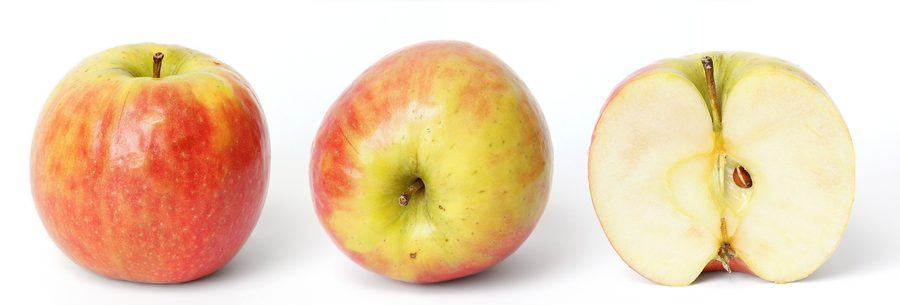
#> input picture assets/crop_images/apple.jpg, 900 x 305 px
$ python -i image_quality.py   (imports and definitions only)   (older library calls are emulated)
#> lines starting #> are read from the running program, lines starting #| are printed output that depends on the picture; after the words box and inside, x2 and y2 are one past the last pixel; in counts of white or black regions, pixels touching at a corner belong together
#> further down, picture is the input picture: shape (305, 900, 3); mean B, G, R 181.7, 212.2, 238.4
"""
Pre-diagnosis image quality gate.

Runs cheap, single-pass checks before the image is handed to the disease
detector. Catches the failure modes that make any prediction (CNN or
heuristic) unreliable: blur, bad exposure, too-small images, and photos that
don't appear to contain plant material at all. When a check fails we tell the
farmer what's wrong instead of returning a guess built on unusable input.
"""
from dataclasses import dataclass, field

import cv2
import numpy as np

MIN_DIMENSION_PX = 128
BLUR_VARIANCE_THRESHOLD = 45.0
DARK_MEAN_THRESHOLD = 35.0
BRIGHT_MEAN_THRESHOLD = 235.0
MIN_PLANT_COLOR_FRACTION = 0.10

# Broad vegetation-like hue band covering healthy green through the
# yellow/brown tones of common leaf symptoms (OpenCV H range 0-179). The
# saturation floor of 45 is high enough to exclude desaturated/noisy neutral
# surfaces (walls, sky, skin) that would otherwise drift into this hue band.
_PLANT_HUE_LO = np.array((0, 45, 15))
_PLANT_HUE_HI = np.array((95, 255, 245))
# Necrotic/black-spot lesions are often low-saturation near-black, so they'd
# be missed by the saturation floor above — catch them via low brightness
# regardless of hue/saturation instead.
_DARK_LESION_LO = np.array((0, 0, 0))
_DARK_LESION_HI = np.array((179, 255, 70))


@dataclass
class ImageQualityResult:
    is_acceptable: bool
    issues: list = field(default_factory=list)
    blur_score: float = 0.0
    brightness: float = 0.0
    plant_color_fraction: float = 0.0


ISSUE_MESSAGES = {
    "low_resolution": "Image resolution is too small to analyze reliably. Please upload a larger photo.",
    "blurry": "Image appears blurry or out of focus. Please hold the camera steady and retake the photo.",
    "too_dark": "Image is too dark to analyze. Please retake the photo in better lighting.",
    "overexposed": "Image is overexposed (too bright/washed out). Please avoid direct glare and retake the photo.",
    "no_plant_detected": "This image doesn't appear to contain a plant leaf or crop. Please upload a clear photo of the affected plant.",
}


def assess(image_bgr: np.ndarray) -> ImageQualityResult:
    issues: list[str] = []
    height, width = image_bgr.shape[:2]
#> height = 305; width = 900

    if min(height, width) < MIN_DIMENSION_PX:
        issues.append("low_resolution")

    gray = cv2.cvtColor(image_bgr, cv2.COLOR_BGR2GRAY)
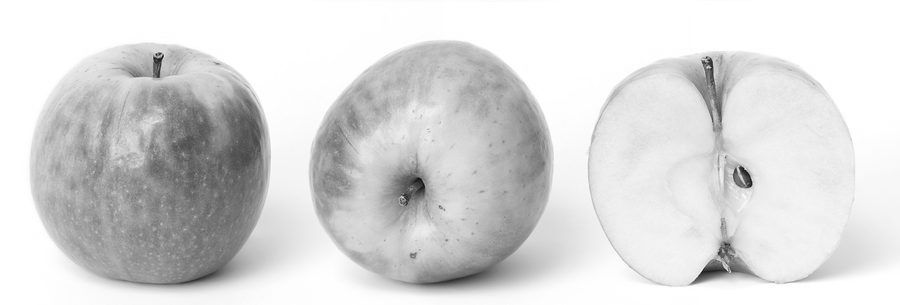
#> gray: shape (305, 900); min 12, max 255, mean 216.6
    blur_score = float(cv2.Laplacian(gray, cv2.CV_64F).var())
#> blur_score = 121.2
    if blur_score < BLUR_VARIANCE_THRESHOLD:
        issues.append("blurry")

    brightness = float(gray.mean())
#> brightness = 216.6
    if brightness < DARK_MEAN_THRESHOLD:
        issues.append("too_dark")
    elif brightness > BRIGHT_MEAN_THRESHOLD:
        issues.append("overexposed")

    hsv = cv2.cvtColor(image_bgr, cv2.COLOR_BGR2HSV)
#> hsv: shape (305, 900, 3); mean H, S, V 27.2, 65, 238.7
    plant_mask = cv2.inRange(hsv, _PLANT_HUE_LO, _PLANT_HUE_HI)
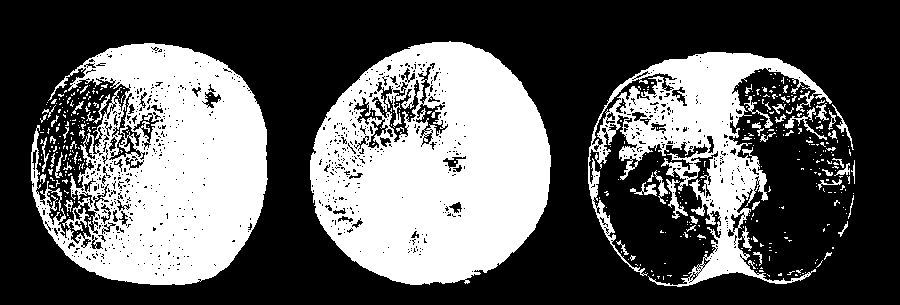
#> plant_mask: shape (305, 900); 36.6% white; 411 white regions (352 under 20 px), largest, box (x1, y1, x2, y2) and area: (310, 41, 551, 285) 41963, (31, 43, 268, 285) 35972, (588, 52, 832, 287) 18058
    dark_lesion_mask = cv2.inRange(hsv, _DARK_LESION_LO, _DARK_LESION_HI)
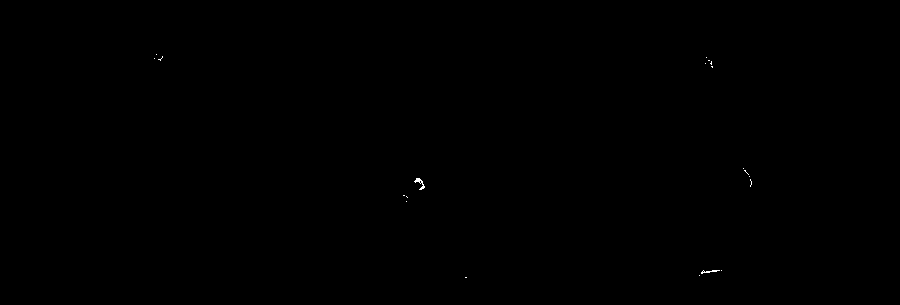
#> dark_lesion_mask: shape (305, 900); 0.05% white in thin lines or dots, all inside (x1, y1, x2, y2) = (154, 54, 752, 278)
    combined_mask = cv2.bitwise_or(plant_mask, dark_lesion_mask)
    plant_color_fraction = float(np.count_nonzero(combined_mask)) / combined_mask.size
#> plant_color_fraction = 0.366
    if plant_color_fraction < MIN_PLANT_COLOR_FRACTION:
        issues.append("no_plant_detected")

    return ImageQualityResult(
        is_acceptable=len(issues) == 0,
        issues=issues,
        blur_score=round(blur_score, 2),
        brightness=round(brightness, 2),
        plant_color_fraction=round(plant_color_fraction, 4),
    )

>>> import cv2
>>> picture = cv2.imread('../../../assets/crop_images/apple.jpg')
>>> result = assess(picture)

$ run again, on assets/crop_images/banana.jpg
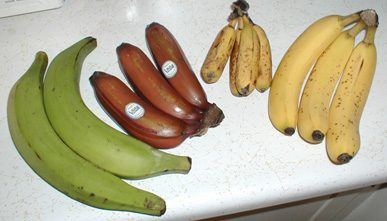
#> input picture assets/crop_images/banana.jpg, 387 x 221 px
#> picture is the input picture: shape (221, 387, 3); mean B, G, R 142.9, 172.6, 180.3
#> in assess, `gray = cv2.cvtColor(image_bgr, cv2.COLOR_BGR2GRAY)`:
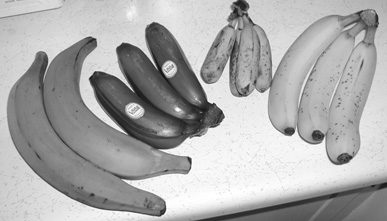
#> gray: shape (221, 387); min 12, max 255, mean 171.5
#> blur_score = 910.2
#> brightness = 171.5
#> hsv: shape (221, 387, 3); mean H, S, V 45.8, 70.9, 184.6
#> plant_mask: shape (221, 387); 47.2% white; 11 white regions (6 under 20 px), largest, box (x1, y1, x2, y2) and area: (7, 24, 223, 216) 23750, (200, 1, 378, 165) 15637, (192, 183, 387, 221) 932, (298, 213, 304, 221) 41, (263, 217, 272, 220) 20
#> dark_lesion_mask: shape (221, 387); 1.8% white; 93 white regions (76 under 20 px), largest, box (x1, y1, x2, y2) and area: (199, 193, 339, 221) 493, (90, 72, 140, 140) 203, (126, 74, 151, 105) 126
#> in assess, `combined_mask = cv2.bitwise_or(plant_mask, dark_lesion_mask)`:
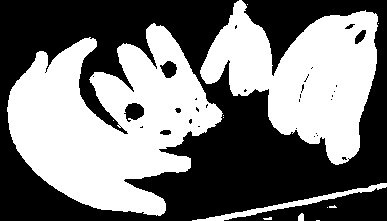
#> combined_mask: shape (221, 387); 47.4% white; 13 white regions (8 under 20 px), largest, box (x1, y1, x2, y2) and area: (7, 23, 223, 216) 23836, (200, 0, 378, 165) 15682, (192, 183, 387, 221) 945, (298, 213, 304, 221) 41, (263, 217, 272, 220) 20
#> plant_color_fraction = 0.474

$ run again, on assets/crop_images/blackpepper.jpg
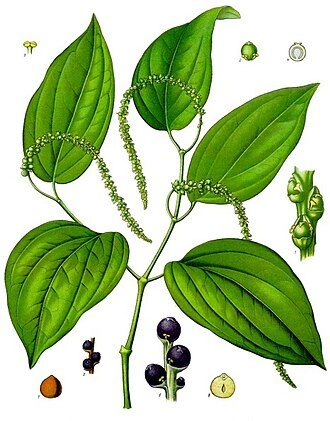
#> input picture assets/crop_images/blackpepper.jpg, 330 x 421 px
#> picture is the input picture: shape (421, 330, 3); mean B, G, R 148.6, 197.2, 174.8
#> in assess, `gray = cv2.cvtColor(image_bgr, cv2.COLOR_BGR2GRAY)`:
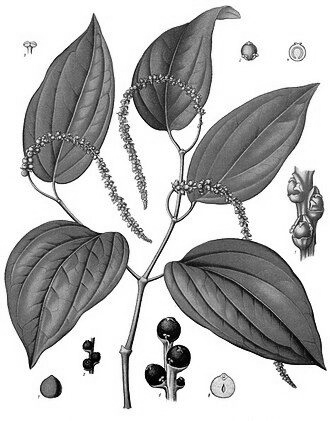
#> gray: shape (421, 330); min 0, max 255, mean 185
#> blur_score = 6328.4
#> brightness = 185
#> hsv: shape (421, 330, 3); mean H, S, V 37.4, 97.5, 197.8
#> plant_mask: shape (421, 330); 43.5% white; 33 white regions (23 under 20 px), largest, box (x1, y1, x2, y2) and area: (4, 6, 326, 409) 56404, (287, 167, 324, 260) 2099, (157, 337, 182, 401) 560
#> dark_lesion_mask: shape (421, 330); 4.6% white in thin lines or dots
#> in assess, `combined_mask = cv2.bitwise_or(plant_mask, dark_lesion_mask)`:
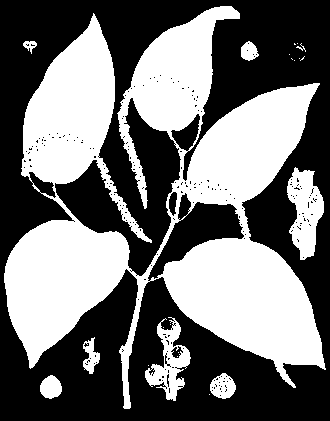
#> combined_mask: shape (421, 330); 44.5% white; 22 white regions (13 under 20 px), largest, box (x1, y1, x2, y2) and area: (4, 6, 326, 409) 56636, (287, 167, 324, 260) 2100, (145, 317, 191, 401) 1571
#> plant_color_fraction = 0.445
